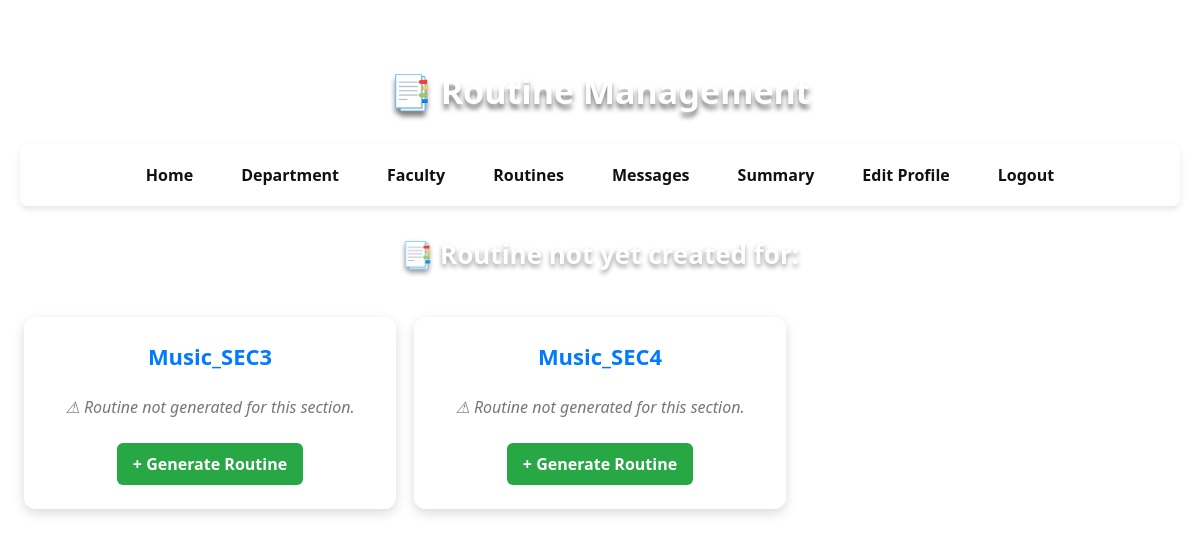
The page /routine/1 on the database as committed earlier.
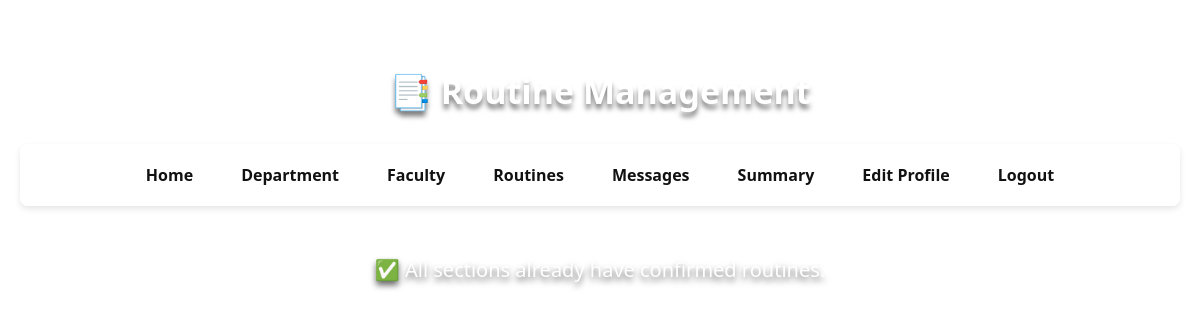
The same page on the database as committed later.
### application/models.py (models this page shows)
class Section(db.Model):
    __tablename__ = 'section'
    id = db.Column(db.Integer, primary_key=True, autoincrement=True)
    name = db.Column(db.String(10), nullable=False)
    department_id = db.Column(db.Integer, db.ForeignKey('department.id', ondelete="CASCADE"), nullable=False)
    selected_routine = db.Column(db.String(10), nullable=True)
    batch_id = db.Column(db.Integer, db.ForeignKey('batch.id', ondelete="CASCADE"), nullable=True)
    students = db.relationship('Student', backref='section', cascade="all, delete-orphan", passive_deletes=True)
    routines = db.relationship('Routine', backref='section', cascade="all, delete-orphan", passive_deletes=True)
    __table_args__ = (
        db.UniqueConstraint('name', 'department_id', name='uq_section_department'),
    )

### app.py (the view)
@app.route('/routine/<int:dean_id>', methods=['GET', 'POST'])
def select_section(dean_id):
    dean = Teacher.query.get_or_404(dean_id)
    dean_role = Role.query.filter_by(name="Dean").first()
    has_role = (
        UserRole.query.filter_by(uid=dean.uid, rid=dean_role.id).first()
        if dean_role else None
    )
    if not has_role:
        flash("⚠️ Access Denied: Not a Dean")
        return redirect('/')
    pending_sections = [
        sec for sec in Section.query.all()
        if not any(r.finalized for r in sec.routines)
    ]
    return render_template('routine.html', dean=dean, sections=pending_sections)

### templates/routine.html (shortened to what this page needs)
<!DOCTYPE html>
<html lang="en">
<head>
</head>
<body>
    <h2>📑 Routine Management</h2>
    <nav>
        <a href="/deandashboard/{{dean.id}}">Home</a>
        <a href="/departmentdetails/{{dean.id}}">Department</a>
        <a href="/showfaculty/{{dean.id}}">Faculty</a>
        <a href="/routine/{{dean.id}}">Routines</a>
        <a href="/message/{{dean.id}}">Messages</a>
        <a href="/deansummary/{{ dean.id }}">Summary</a>
        <a href="/teditprofile/{{dean.id}}">Edit Profile</a>
        <a href="/logout">Logout</a>
    </nav>
    {% set pending_sections = [] %}
    {% if pending_sections %}
    <h3 class="pending-heading">📑 Routine not yet created for:</h3>
    <div class="sections-container">
        {% for section in pending_sections %}
            <div class="section-card">
                <div class="section-title">{{ section.name }}</div>
                <div class="no-routine">⚠ Routine not generated for this section.</div>
                <a href="/generate_routine/{{ section.id }}" class="generate-btn">+ Generate Routine</a>
            </div>
        {% endfor %}
    </div>
    {% else %}
        <div class="empty-msg">✅ All sections already have confirmed routines.</div>
    {% endif %}
</body>
</html>

Rows that differ between the two databases and show on the page:
removed Section: name "Music_SEC3"
removed Section: name "Music_SEC4"
Other text that changed with them:
text no longer shown: "📑 Routine not yet created for:"
text now shown: "✅ All sections already have confirmed routines."
